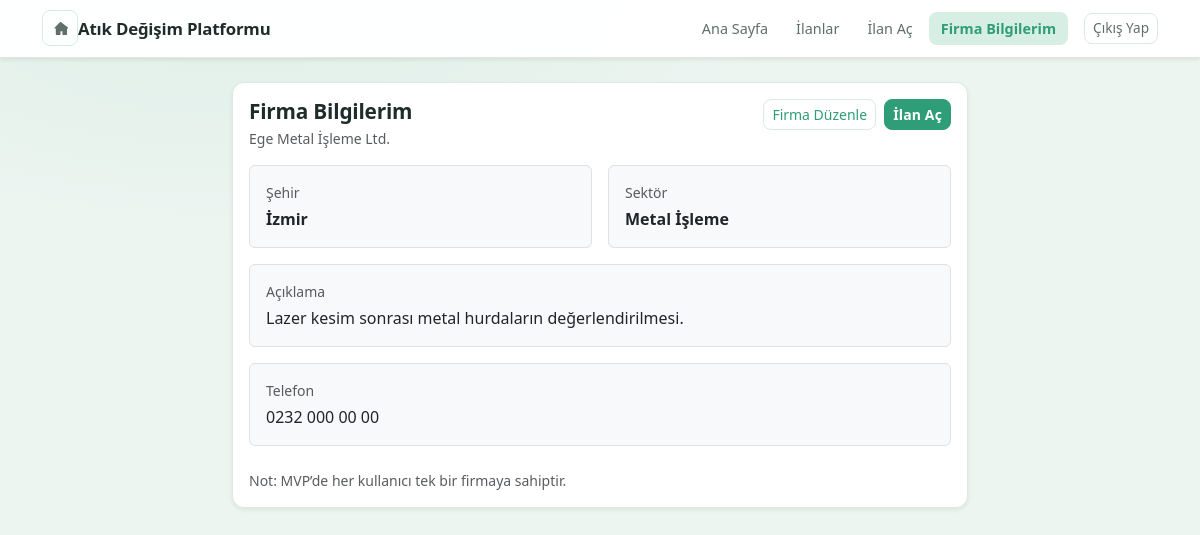
Screenshot of /firm (signed in) with the database file from the repository.
### models.py (models this page shows, shortened)
class Firm(db.Model):
    __tablename__ = "companies"
    id = db.Column(db.Integer, primary_key=True)
    user_id = db.Column(db.Integer, db.ForeignKey("users.id"), nullable=True, unique=True)
    name = db.Column(db.String(200), nullable=False)
    city = db.Column(db.String(100), nullable=False)
    sector = db.Column(db.String(200), nullable=False)
    description = db.Column(db.Text, nullable=True)
    phone = db.Column(db.String(50), nullable=True)
    created_at = db.Column(db.DateTime, default=datetime.utcnow, nullable=False)
    listings = db.relationship("Listing", backref="firm", lazy=True)

### app.py (the view)
    @app.route("/firm")
    @login_required
    def firm_detail():
        firm = Firm.query.filter_by(user_id=current_user.id).first()
        if not firm:
            flash("Önce firma bilgilerinizi oluşturmalısınız.", "warning")
            return redirect(url_for("firm_create"))
        return render_template("firm/detail.html", title="Firma Bilgilerim", firm=firm)

### templates/firm/detail.html
{% extends "base.html" %}
{% block content %}
<div class="row">
  <div class="col-md-8 mx-auto">
    <div class="card shadow-sm">
      <div class="card-body">
        <div class="d-flex flex-wrap align-items-start justify-content-between gap-2 mb-3">
          <div>
            <h2 class="section-title mb-1">Firma Bilgilerim</h2>
            <div class="text-muted small">
              {{ firm.name }}
            </div>
          </div>
          <div class="d-flex gap-2">
            <a href="{{ url_for('firm_edit') }}" class="btn btn-outline-primary btn-sm">
              Firma Düzenle
            </a>
            <a href="{{ url_for('create_listing') }}" class="btn btn-primary btn-sm">
              İlan Aç
            </a>
          </div>
        </div>
        <div class="row g-3">
          <div class="col-md-6">
            <div class="p-3 rounded bg-light border">
              <div class="text-muted small mb-1">Şehir</div>
              <div class="fw-semibold">{{ firm.city }}</div>
            </div>
          </div>
          <div class="col-md-6">
            <div class="p-3 rounded bg-light border">
              <div class="text-muted small mb-1">Sektör</div>
              <div class="fw-semibold">{{ firm.sector }}</div>
            </div>
          </div>
          <div class="col-12">
            <div class="p-3 rounded bg-light border">
              <div class="text-muted small mb-1">Açıklama</div>
              {% if firm.description %}
                <div style="white-space: pre-wrap;">{{ firm.description }}</div>
              {% else %}
                <div class="text-muted">Henüz açıklama eklenmedi.</div>
              {% endif %}
            </div>
          </div>
          <div class="col-12">
            <div class="p-3 rounded bg-light border">
              <div class="text-muted small mb-1">Telefon</div>
              {% if firm.phone %}
                <div style="white-space: pre-wrap;">{{ firm.phone }}</div>
              {% else %}
                <div class="text-muted">Telefon bilgisi eklenmedi.</div>
              {% endif %}
            </div>
          </div>
        </div>
        <div class="mt-4 text-muted small">
          Not: MVP’de her kullanıcı tek bir firmaya sahiptir.
        </div>
      </div>
    </div>
  </div>
</div>
{% endblock %}

### static/style.css (style rules this page uses)
:root { --ap-green: #2F9E78; --ap-green-hover: #27896A; --ap-green-soft: #D7EEE5; --ap-green-border: #DDE9E3; --ap-bg-light: #F4FAF7; --ap-bg-page: #EDF5F1; --ap-white: #FFFFFF; --ap-text: #1F2D2A; --ap-text-muted: #5F6F6B; --bs-primary: #2F9E78; --bs-primary-rgb: 47, 158, 120; --bs-link-color: #2F9E78; --bs-link-hover-color: #27896A; --ap-radius-sm: 0.5rem; --ap-radius: 0.75rem; --ap-radius-lg: 1rem; --ap-shadow-sm: 0 1px 4px rgba(31, 45, 42, 0.06), 0 2px 10px rgba(31, 45, 42, 0.04); --ap-shadow: 0 2px 12px rgba(31, 45, 42, 0.08), 0 4px 24px rgba(31, 45, 42, 0.04); --ap-shadow-lg: 0 8px 32px rgba(31, 45, 42, 0.10), 0 2px 8px rgba(31, 45, 42, 0.05); --ap-transition: 0.18s ease; }
body.theme-atik { font-family: "DM Sans", system-ui, -apple-system, BlinkMacSystemFont, "Segoe UI", sans-serif; background-color: var(--ap-bg-page); background-image: radial-gradient(ellipse 80% 50% at 20% 0%, rgba(47,158,120,0.07) 0%, transparent 60%), radial-gradient(ellipse 60% 40% at 80% 100%, rgba(47,158,120,0.05) 0%, transparent 60%); color: var(--ap-text); min-height: 100vh; }
body.theme-atik a { color: var(--ap-green); font-weight: 500; text-decoration: none; transition: color var(--ap-transition); }
body.theme-atik .btn-primary { background-color: var(--ap-green); border-color: var(--ap-green); color: #fff; font-weight: 600; letter-spacing: 0.01em; border-radius: var(--ap-radius-sm); transition: background var(--ap-transition), border-color var(--ap-transition), transform var(--ap-transition), box-shadow var(--ap-transition); }
body.theme-atik .btn-outline-primary { color: var(--ap-green); border-color: var(--ap-green-border); font-weight: 500; border-radius: var(--ap-radius-sm); transition: background var(--ap-transition), border-color var(--ap-transition), color var(--ap-transition), transform var(--ap-transition); }
body.theme-atik .card { background: var(--ap-white); border: 1px solid var(--ap-green-border); border-radius: var(--ap-radius); box-shadow: var(--ap-shadow-sm); }
.section-title { font-size: 1.3rem; font-weight: 700; color: var(--ap-text); letter-spacing: -0.01em; }

### rows the page displays
Firm: name "Ege Metal İşleme Ltd.", city "İzmir", sector "Metal İşleme", description "Lazer kesim sonrası metal hurdaların değerlendirilmesi.", phone "0232 000 00 00"
